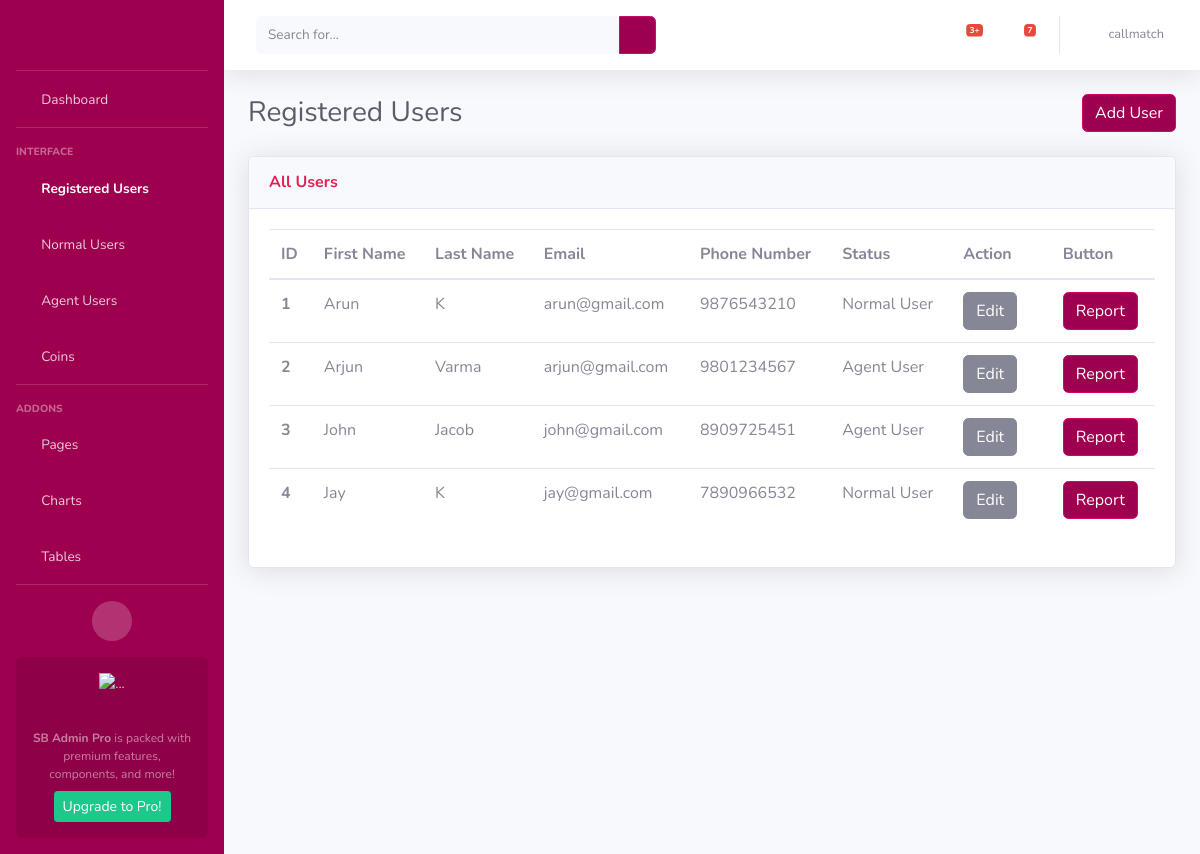
Page /users (signed in) on the committed database.
### AdminApp/models.py (models this page shows, shortened)
class CustomerModel(models.Model):
    NORMAL_USER = 'Normal User'
    AGENT_USER = 'Agent User'
    USER_STATUS_CHOICES = [
        (NORMAL_USER, 'Normal User'),
        (AGENT_USER, 'Agent User'),
    ]
    BOTH = 'Both'
    MALAYALAM = 'Malayalam'
    TAMIL = 'Tamil'
    LANGUAGE_CHOICES = [
        (BOTH, 'Both'),
        (MALAYALAM, 'Malayalam'),
        (TAMIL, 'Tamil'),
    ]
    customer_id = models.AutoField(primary_key = True)
    customer_first_name = models.CharField(max_length=100)
    customer_last_name = models.CharField(max_length=100)
    customer_email = models.EmailField()
    customer_contact = models.CharField(max_length=50)
    status = models.CharField(
        max_length=20,
        choices=USER_STATUS_CHOICES,
        default=NORMAL_USER,
    )
    is_online = models.BooleanField(default=False)
    languages = models.CharField(
        max_length=20,
        choices=LANGUAGE_CHOICES,
        default=BOTH,
    )

### AdminApp/views.py (the view, shortened to what this page needs)
# urls.py: path('users', views.registered_users, name='users'),
def registered_users(request):
    username = request.session.get('user', None)
    if username is None:
        return redirect('/login')
    else:
        users = CustomerModel.objects.all()
    return render(request, 'registered_users.html', {'users': users, 'username': username})

### templates/registered_users.html (shortened to what this page needs)
<!DOCTYPE html>
<html lang="en">
<head>
    {% load static %}
    <link href="{% static 'vendor/fontawesome-free/css/all.min.css' %}" rel="stylesheet" type="text/css">
    <link href="{% static 'css/sb-admin-2.min.css' %}" rel="stylesheet">
</head>
<body id="page-top">
    <div id="wrapper">
        <ul class="navbar-nav bg-gradient-primary sidebar sidebar-dark accordion" id="accordionSidebar">
            <a class="sidebar-brand d-flex align-items-center justify-content-center" href="{% url 'home' %}">
                <div class="logo" style="background-image: url({% static 'img/call-match.png' %});"></div>
            </a>
            <hr class="sidebar-divider my-0">
            <li class="nav-item ">
                <a class="nav-link" href="{% url 'home' %}">
                    <i class="fas fa-fw fa-tachometer-alt"></i>
                    <span>Dashboard</span></a>
            </li>
            <hr class="sidebar-divider">
            <div class="sidebar-heading">
                Interface
            </div>
            <li class="nav-item active">
                <a class="nav-link" href="{% url 'users' %}">
                    <i class="fas fa-fw fa-table"></i>
                    <span>Registered Users</span></a>
            </li>
            <li class="nav-item">
                <a class="nav-link collapsed" href="#" data-toggle="collapse" data-target="#collapseUtilities"
                    aria-expanded="true" aria-controls="collapseUtilities">
                    <i class="fas fa-fw fa-users"></i>
                    <span>Normal Users</span>
                </a>
            </li>
            <li class="nav-item">
                <a class="nav-link collapsed" href="#" data-toggle="collapse" data-target="#collapseUtilities1"
                    aria-expanded="true" aria-controls="collapseUtilities1">
                    <i class="fas fa-fw fa-users"></i>
                    <span>Agent Users</span>
                </a>
            </li>
            <li class="nav-item">
                <a class="nav-link collapsed" href="#" data-toggle="collapse" data-target="#collapseUtilities2"
                    aria-expanded="true" aria-controls="collapseUtilities1">
                    <i class="fas fa-fw fa-coins"></i>
                    <span>Coins</span>
                </a>
            </li>
            <hr class="sidebar-divider">
            <div class="sidebar-heading">
                Addons
            </div>
            <li class="nav-item">
                <a class="nav-link collapsed" href="#" data-toggle="collapse" data-target="#collapsePages"
                    aria-expanded="true" aria-controls="collapsePages">
                    <i class="fas fa-fw fa-folder"></i>
                    <span>Pages</span>
                </a>
            </li>
            <li class="nav-item">
                <a class="nav-link" href="charts.html">
                    <i class="fas fa-fw fa-chart-area"></i>
                    <span>Charts</span></a>
            </li>
            <li class="nav-item">
                <a class="nav-link" href="tables.html">
                    <i class="fas fa-fw fa-table"></i>
                    <span>Tables</span></a>
            </li>
            <hr class="sidebar-divider d-none d-md-block">
            <div class="text-center d-none d-md-inline">
                <button class="rounded-circle border-0" id="sidebarToggle"></button>
            </div>
            <div class="sidebar-card d-none d-lg-flex">
                <img class="sidebar-card-illustration mb-2" src="img/undraw_rocket.svg" alt="...">
                <p class="text-center mb-2"><strong>SB Admin Pro</strong> is packed with premium features, components, and more!</p>
                <a class="btn btn-success btn-sm" href="https://startbootstrap.com/theme/sb-admin-pro">Upgrade to Pro!</a>
            </div>
        </ul>
        <div id="content-wrapper" class="d-flex flex-column">
            <div id="content">
                <nav class="navbar navbar-expand navbar-light bg-white topbar mb-4 static-top shadow">
                    <form
                        class="d-none d-sm-inline-block form-inline mr-auto ml-md-3 my-2 my-md-0 mw-100 navbar-search">
                        <div class="input-group">
                            <input type="text" class="form-control bg-light border-0 small" placeholder="Search for..."
                                aria-label="Search" aria-describedby="basic-addon2">
                            <div class="input-group-append">
                                <button class="btn btn-primary" type="button">
                                    <i class="fas fa-search fa-sm"></i>
                                </button>
                            </div>
                        </div>
                    </form>
                    <ul class="navbar-nav ml-auto">
                        <li class="nav-item dropdown no-arrow mx-1">
                            <a class="nav-link dropdown-toggle" href="#" id="alertsDropdown" role="button"
                                data-toggle="dropdown" aria-haspopup="true" aria-expanded="false">
                                <i class="fas fa-bell fa-fw"></i>
                                <span class="badge badge-danger badge-counter">3+</span>
                            </a>
                        </li>
                        <li class="nav-item dropdown no-arrow mx-1">
                            <a class="nav-link dropdown-toggle" href="#" id="messagesDropdown" role="button"
                                data-toggle="dropdown" aria-haspopup="true" aria-expanded="false">
                                <i class="fas fa-envelope fa-fw"></i>
                                <span class="badge badge-danger badge-counter">7</span>
                            </a>
                        </li>
                        <li class="nav-item dropdown no-arrow">
                            <a class="nav-link dropdown-toggle" href="#" id="userDropdown" role="button"
                                data-toggle="dropdown" aria-haspopup="true" aria-expanded="false">
                                <i class="fas fa-fw fa-user"></i>
                                <span class="mr-2 d-none d-lg-inline text-gray-600 small">{{username}}</span>
                            </a>
                        </li>
                    </ul>
                </nav>
                <div class="container-fluid">
                    <div class="d-sm-flex align-items-center justify-content-between mb-4">
                        <h1 class="h3 mb-0 text-gray-800">Registered Users</h1>
                        <div>
                            <a href="{%url 'add_user' %}" class="btn btn-primary">Add User</a>
                        </div>
                    </div>
                    <div class="row">
                        <div class="col">
                            <div class="card shadow mb-4">
                                <div
                                    class="card-header py-3 d-flex flex-row align-items-center justify-content-between">
                                    <h6 class="m-0 font-weight-bold text-primary">All Users</h6>
                                    <div class="dropdown no-arrow">
                                        <a class="dropdown-toggle" href="#" role="button" id="dropdownMenuLink"
                                            data-toggle="dropdown" aria-haspopup="true" aria-expanded="false">
                                            <i class="fas fa-ellipsis-v fa-sm fa-fw text-gray-400"></i>
                                        </a>
                                    </div>
                                </div>
                                <div class="card-body">
                                    <div>
                                        <table class="table all-users">
                                          <thead>
                                            <tr>
                                              <th scope="col">ID</th>
                                              <th scope="col">First Name</th>
                                              <th scope="col">Last Name</th>
                                              <th scope="col">Email</th>
                                              <th scope="col">Phone Number</th>
                                              <th scope="col">Status</th>
                                              <th scope="col">Action</th>
                                              <th scope="col">Button</th>
                                            </tr>
                                          </thead>
                                          <tbody>
                                          {% for user in users %}
                                            <tr>
                                               <th scope="row">{{ forloop.counter }}</th>
                                              <td>{{user.customer_first_name}}</td>
                                              <td>{{user.customer_last_name}}</td>
                                              <td>{{user.customer_email}}</td>
                                              <td>{{user.customer_contact}}</td>
                                              <td>
                                                <span id="status_text_{{ user.customer_id }}">{{ user.status }}</span>
                                              </td>
                                              <td>
                                                <button id="edit_button_{{ user.customer_id }}" class="btn btn-secondary" onclick="editStatus('{{ user.customer_id }}')">Edit</button>
                                                <form id="delete_form_{{ user.customer_id }}" method="POST" action="{% url 'delete_user' %}" style="display: inline;">
                                                    <i class="fas fa-trash" onclick="document.getElementById('delete_form_{{ user.customer_id }}').submit();" style="cursor: pointer;"></i>
                                                </form>
                                              </td>
                                                <td>
                                                    <form method="POST">
                                                        <input type="submit" name="report" class="btn btn-primary" value="Report">
                                                    </form>
                                                </td>
                                            </tr>
                                          {% endfor %}
                                          </tbody>
                                        </table>
                                    </div>
                                </div>
                            </div>
                        </div>
                    </div>
                </div>
            </div>
        </div>
    </div>
</body>
</html>

### templates/registered_users.html (style rules this page uses)
.logo { height:2rem; width:8rem; background-position: center; background-size: cover; background-repeat: no-repeat; }

### rows in the picture
CustomerModel: customer_first_name "Arun", customer_last_name "K", customer_email "arun@gmail.com", customer_contact "9876543210", status "Normal User"
CustomerModel: customer_first_name "Arjun", customer_last_name "Varma", customer_email "arjun@gmail.com", customer_contact "9801234567", status "Agent User"
CustomerModel: customer_first_name "John", customer_last_name "Jacob", customer_email "john@gmail.com", customer_contact "8909725451", status "Agent User"
CustomerModel: customer_first_name "Jay", customer_last_name "K", customer_email "jay@gmail.com", customer_contact "7890966532", status "Normal User"

### other values in the picture
{{ username }} "callmatch"
